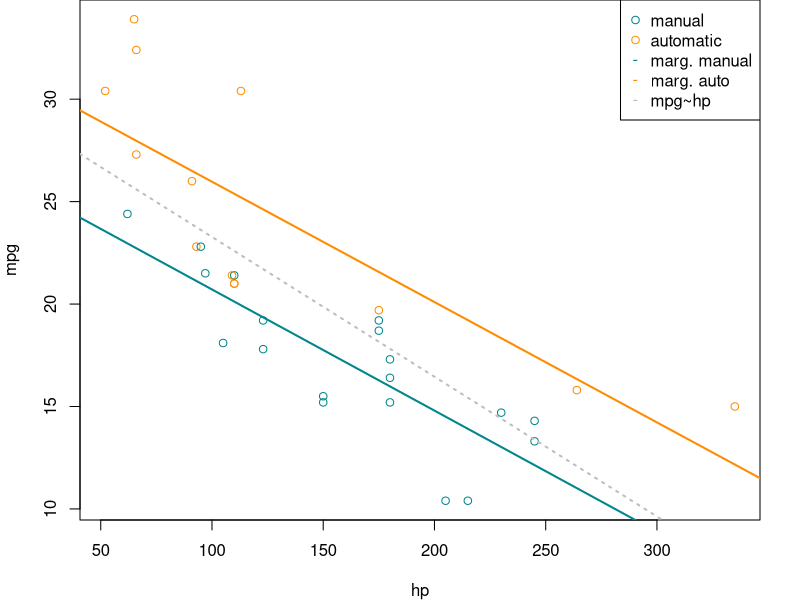
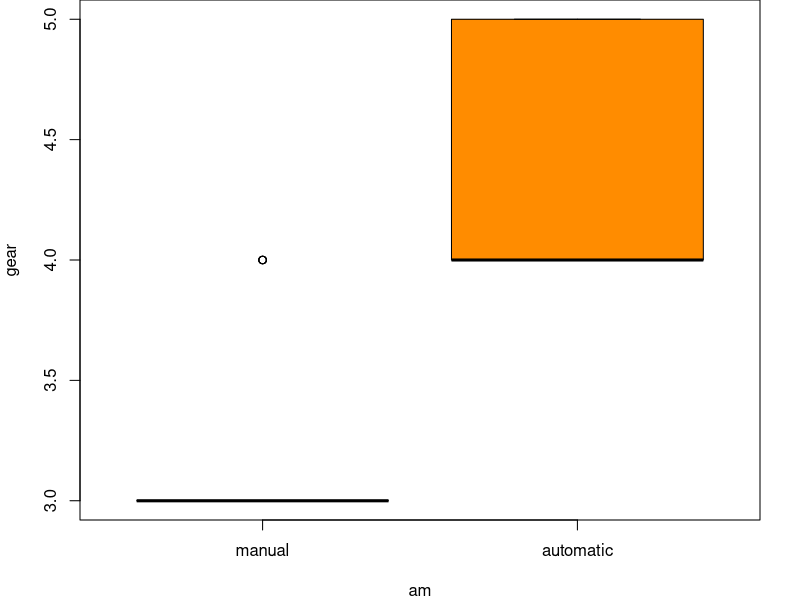
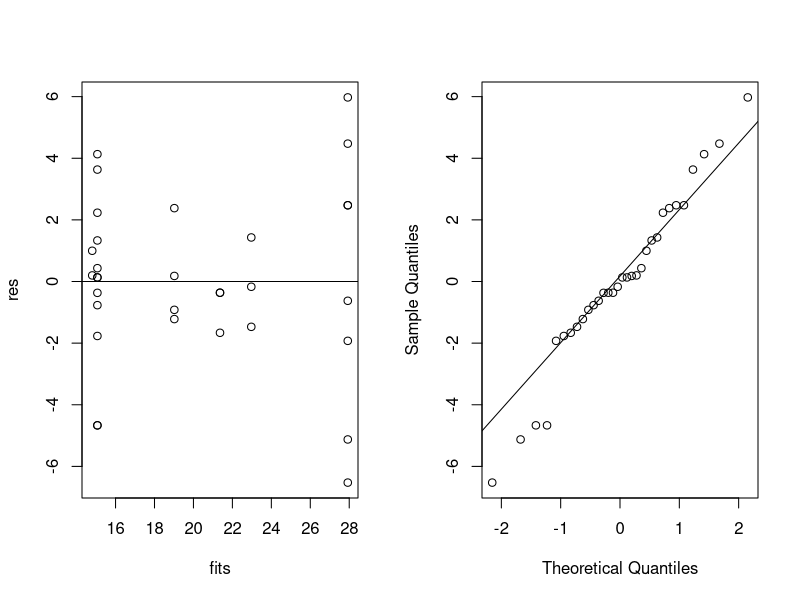

Reproduce these figures in R, in order.
## ---- chunk 1
data(mtcars)
fit <- lm(mpg~am+cyl+am:cyl, mtcars)
res <- residuals(fit)
fits <- fitted(fit)
color0 <- 'turquoise4'
color1 <- 'darkorange'
color2 <- 'gray'

set0 <- mtcars[mtcars$am==0,]
set1 <- mtcars[mtcars$am==1,]

mark.twain <- function(x) {
  parmar <- par('mar')
  par(mar = c(4, 4, 0, 2))
  plot(mtcars[[x]]
       , mtcars$mpg
       , col=ifelse(mtcars$am==0, color0, color1)
       , xlab=x
       , ylab='mpg')
  if(x == 0) {
    fit2 <- lm(mpg~am, mtcars)
    abline(fit2, col=color2, lty=3, lw=2)    
    
  } else {
    formula0 <- paste0('mpg~', x)
    fit0 <- lm(formula(formula0), set0)
    abline(fit0, col=color0, lw=2)
    
    fit1 <- lm(formula(formula0), set1)
    abline(fit1, col=color1, lw=2)
    
    fit2 <- lm(formula(formula0), mtcars)
    abline(fit2, col=color2, lty=3, lw=2)    
  }
  
  legend("topright", pch = c(1, 1, 45, 45, 45)
         , col = c(color0, color1, color0, color1, color2)
         , legend = c("manual", "automatic", "marg. manual", "marg. auto", paste0("mpg~", x))
         )
  f.diff <- summary(fit1)$coeff - summary(fit0)$coeff 
  par(mar=parmar)
}

do.box <- function(x) {
  parmar <- par('mar')
  par(mar = c(4, 4, 0, 2))
  boxplot(formula(paste0(x, '~am'))
          , data = mtcars
          , col = c('turquoise4', 'darkorange')
          , ylab = x
          , names = c('manual', 'automatic'))
  par(mar=parmar)
}
## ---- chunk 2
summary(fit)$coeff
## ---- chunk 3
mark.twain('hp')

## ---- chunk 4
do.box('gear')
## ---- chunk 5
#parmar <- par('mar')
par(mfrow = c(1, 2))
#par(mar = c(4, 4, 0, 2))
plot(res ~ fits)
abline(h = 0)

qqnorm(res, main='')
qqline(res, main='')
